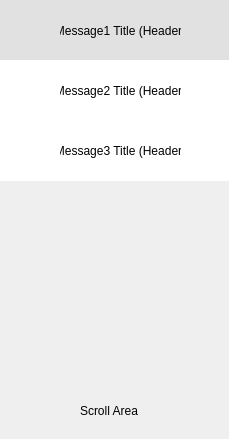
      <widget class="QWidget" name="scrollAreaWidgetContents">
       <property name="geometry">
        <rect>
         <x>0</x>
         <y>0</y>
         <width>229</width>
         <height>439</height>
        </rect>
       </property>
       <widget class="QLabel" name="label_2">
        <property name="geometry">
         <rect>
          <x>80</x>
          <y>400</y>
          <width>71</width>
          <height>21</height>
         </rect>
        </property>
        <property name="text">
         <string>Scroll Area </string>
        </property>
       </widget>
       <widget class="QWidget" name="widget" native="true">
        <property name="geometry">
         <rect>
          <x>0</x>
          <y>0</y>
          <width>231</width>
          <height>61</height>
         </rect>
        </property>
        <property name="styleSheet">
         <string notr="true">background-color:rgb(225, 225, 225)</string>
        </property>
        <widget class="QLabel" name="label">
         <property name="geometry">
          <rect>
           <x>60</x>
           <y>10</y>
           <width>121</width>
           <height>41</height>
          </rect>
         </property>
         <property name="text">
          <string>Message1 Title (Header)</string>
         </property>
         <property name="alignment">
          <set>Qt::AlignCenter</set>
         </property>
        </widget>
       </widget>
       <widget class="QWidget" name="widget_2" native="true">
        <property name="geometry">
         <rect>
          <x>0</x>
          <y>60</y>
          <width>231</width>
          <height>61</height>
         </rect>
        </property>
        <property name="styleSheet">
         <string notr="true">background-color: white;
</string>
        </property>
        <widget class="QLabel" name="label_15">
         <property name="geometry">
          <rect>
           <x>60</x>
           <y>10</y>
           <width>121</width>
           <height>41</height>
          </rect>
         </property>
         <property name="text">
          <string>Message2 Title (Header)</string>
         </property>
         <property name="alignment">
          <set>Qt::AlignCenter</set>
         </property>
        </widget>
       </widget>
       <widget class="QWidget" name="widget_3" native="true">
        <property name="geometry">
         <rect>
          <x>0</x>
          <y>120</y>
          <width>231</width>
          <height>61</height>
         </rect>
        </property>
        <property name="styleSheet">
         <string notr="true">background-color: white;
</string>
        </property>
        <widget class="QLabel" name="label_16">
         <property name="geometry">
          <rect>
           <x>60</x>
           <y>10</y>
           <width>121</width>
           <height>41</height>
          </rect>
         </property>
         <property name="text">
          <string>Message3 Title (Header)</string>
         </property>
         <property name="alignment">
          <set>Qt::AlignCenter</set>
         </property>
        </widget>
       </widget>
      </widget>
